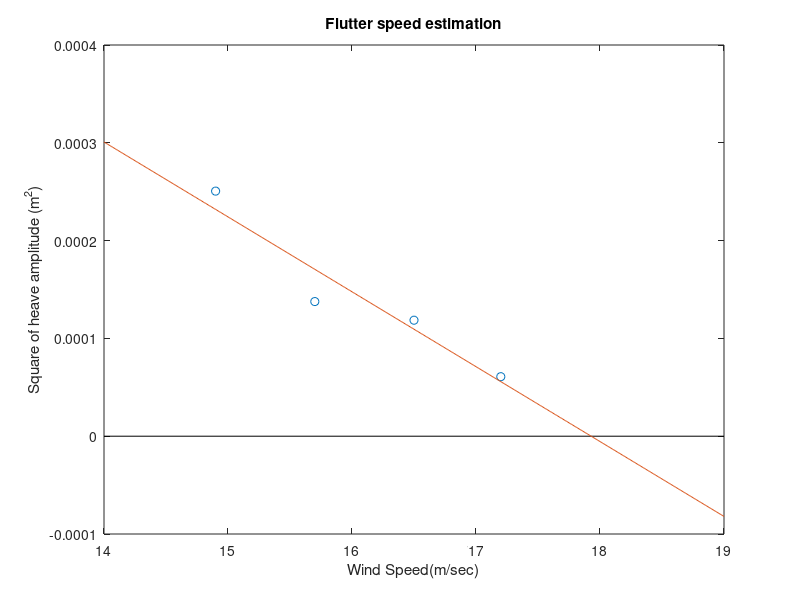
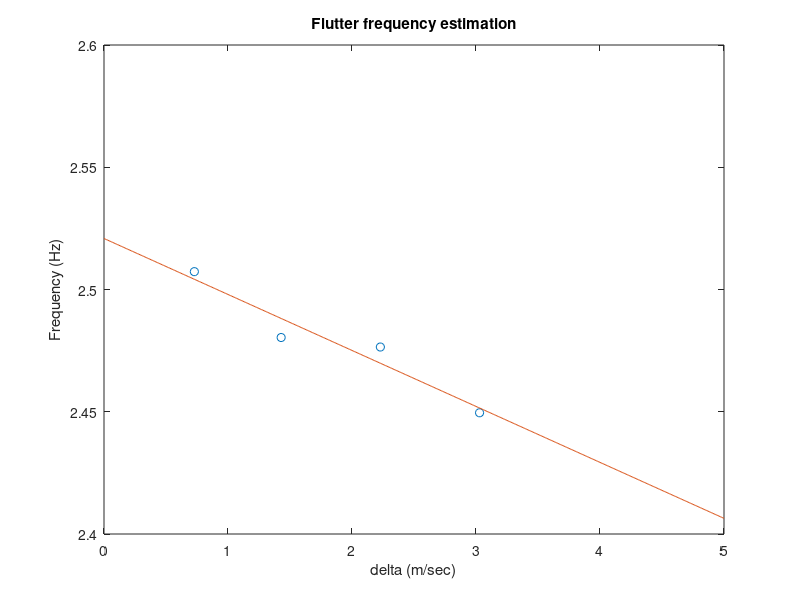
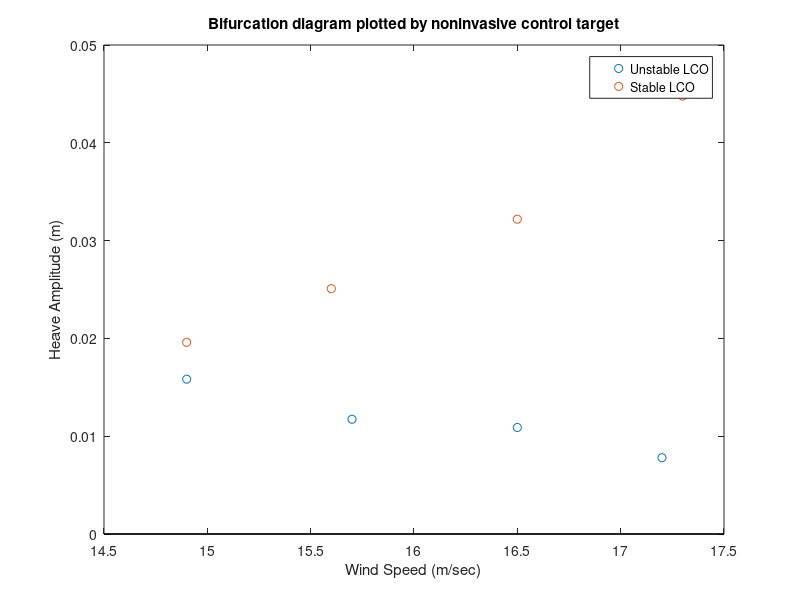
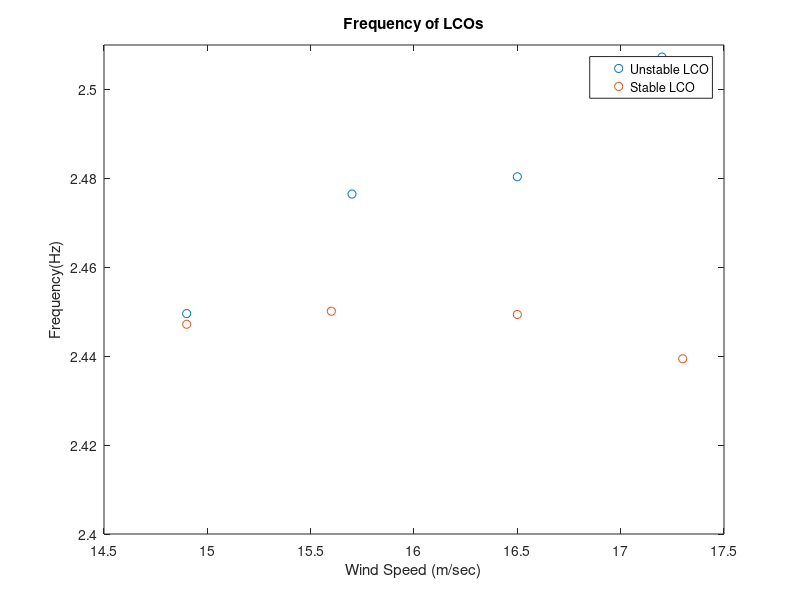

These charts were generated, in order, by the following MATLAB code:
clear all;
close all;

% Description of variables
% amp: amplitude of the noninvasive control target measured in the experiment
% U: Wind speed, freq: frequency of the oscillation, error1: (control error)^2
% error_t: control error computed from the time-series in data

load('CBC_unstable_v14_9')
sen=18/100; % sensitivity of the heave response

amp(1)=amplitude; % amplitude of the heave response
U(1)=Wind_sped;
freq(1)=freq_actual;

ma=mean(data(4,:)); % mean position of the angle
a=data(4,:)-ma;
angle(1)=max(a);

mh=mean(data(1,:));
h=data(1,:)-mh;
ah=max(h);

mt=mean(data(2,:));
tt=data(2,:)-mt;
at=max(tt);

error_t(1)=at-ah; 
Uamp2(1)=ah;

load('CBC_unstable_v15_6')
amp(2)=amplitude;
U(2)=Wind_sped;
freq(2)=freq_actual;

mh=mean(data(1,:));
h=data(1,:)-mh;
ah=max(h);
Uamp2(2)=ah;

ma=mean(data(4,:));
a=data(4,:)-ma;
angle(2)=max(a);

mt=mean(data(2,:));
tt=data(2,:)-mt;
at=max(tt);

error_t(2)=at-ah;

load('CBC_unstable_v16_5')
amp(3)=amplitude;
U(3)=Wind_sped;
freq(3)=freq_actual;

mh=mean(data(1,:));
h=data(1,:)-mh;
ah=max(h);
Uamp2(3)=ah;

ma=mean(data(4,:));
a=data(4,:)-ma;
angle(3)=max(a);

mt=mean(data(2,:));
tt=data(2,:)-mt;
at=max(tt);

error_t(3)=at-ah;

load('CBC_unstable_v17_2')
amp(4)=amplitude;
U(4)=Wind_sped;
freq(4)=freq_actual;

ma=mean(data(4,:));
a=data(4,:)-ma;
angle(4)=max(a);

mh=mean(data(1,:));
h=data(1,:)-mh;
ah=max(h);
Uamp2(4)=ah;

mt=mean(data(2,:));
tt=data(2,:)-mt;
at=max(tt);

error_t(4)=at-ah;

%% Stable CBC results

load('CBC_stable_v14_9')
s_amp(1)=amplitude;
s_U(1)=Wind_sped;
s_freq(1)=freq_actual;

ma=mean(data(4,:));
a=data(4,:)-ma;
sangle(1)=max(a);

mh=mean(data(1,:));
h=data(1,:)-mh;
ah=max(h);
h=h*sen;
Samp2(1)=ah;


load('CBC_stable_v15_6')
s_amp(2)=amplitude;
s_U(2)=Wind_sped;
s_freq(2)=freq_actual;

ma=mean(data(4,:));
a=data(4,:)-ma;
sangle(2)=max(a);

mh=mean(data(1,:));
h=data(1,:)-mh;
ah=max(h);
h=h*sen;
Samp2(2)=ah;

load('CBC_stable_v16_5')
s_amp(3)=amplitude;
s_U(3)=Wind_sped;
s_freq(3)=freq_actual;

ma=mean(data(4,:));
a=data(4,:)-ma;
sangle(3)=max(a);

mh=mean(data(1,:));
h=data(1,:)-mh;
ah=max(h);
h=h*sen;
Samp2(3)=ah;

load('CBC_stable_v17_3')
s_amp(4)=amplitude;
s_U(4)=Wind_sped;
s_freq(4)=freq_actual;


ma=mean(data(4,:));
a=data(4,:)-ma;
sangle(4)=max(a);

mh=mean(data(1,:));
h=data(1,:)-mh;
ah=max(h);
h=h*sen;
Samp2(4)=ah;
%%
amp=amp*sen;
s_amp=s_amp*sen;
Uamp2=Uamp2*sen;
Samp2=Samp2*sen;

amp2=amp.^2;
p = polyfit(U,amp2,1);
uu=14:0.01:19;
reg_curve=p(1)*uu+p(2);

figure(1)
stem(U,amp2,'LineStyle','none');
hold on;
plot(uu,reg_curve);
xlabel('Wind Speed(m/sec)')
ylabel('Square of heave amplitude (m^2)')
title('Flutter speed estimation')

flutter_speed=-p(2)/p(1);
delta=flutter_speed-U;

p2 = polyfit(delta,freq,1);

delta2=0:0.01:5;
reg_curve_f=p2(1)*delta2+p2(2);

flutter_freq=p2(2);

figure(2)
stem(delta,freq,'LineStyle','none')
hold on

plot(delta2,reg_curve_f)
xlabel('delta (m/sec)')
ylabel('Frequency (Hz)')
ylim([2.4 2.6])
title('Flutter frequency estimation')


figure(3)
stem(U,amp,'LineStyle','none');
hold on;
stem(s_U,s_amp,'LineStyle','none');
xlabel('Wind Speed (m/sec)')
ylabel('Heave Amplitude (m)')
legend('Unstable LCO','Stable LCO')
title('Bifurcation diagram plotted by noninvasive control target')

figure(4)
stem(U,freq,'LineStyle','none');
hold on;
stem(s_U,s_freq,'LineStyle','none');
ylim([2.4 2.51])
xlabel('Wind Speed (m/sec)')
ylabel('Frequency(Hz)')
legend('Unstable LCO','Stable LCO')
title('Frequency of LCOs')

figure(5)
stem(U,Uamp2,'LineStyle','none');
hold on;
stem(s_U,Samp2,'LineStyle','none');
xlabel('Wind Speed (m/sec)')
ylabel('Heave Amplitude (m)')
legend('Unstable LCO','Stable LCO')
title('Bifurcation diagram plotted by time-series')
